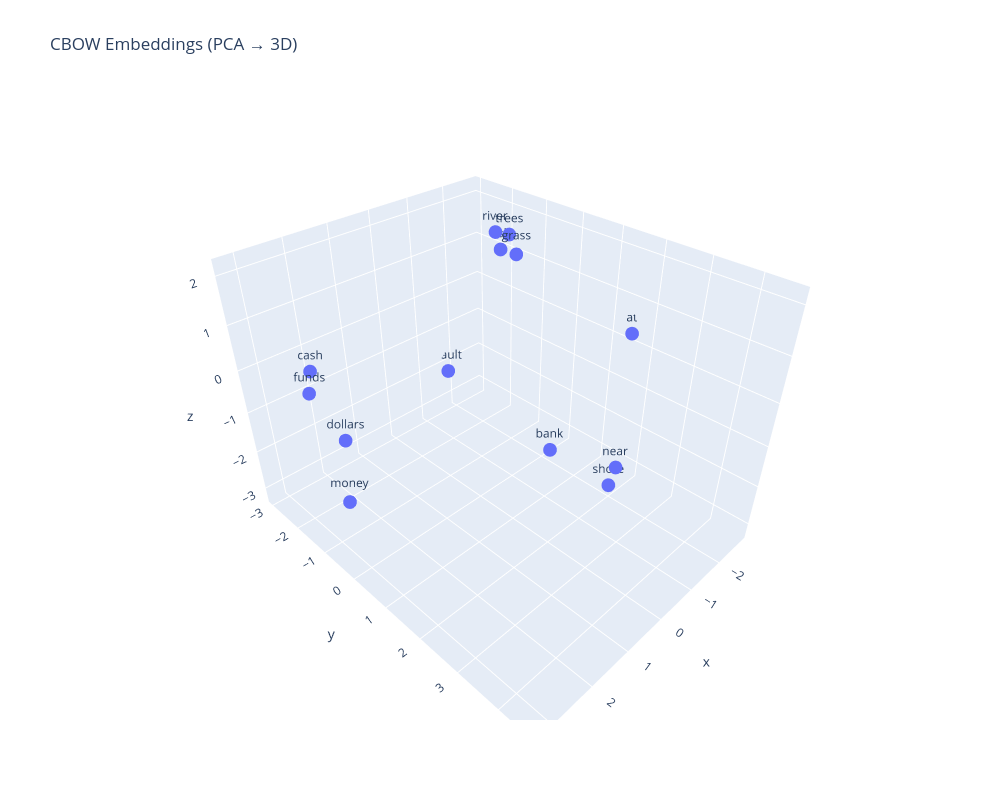

Notebook cell for this chart:
### Code cell
from sklearn.decomposition import PCA
import plotly.express as px

E = cbow_model.center.weight.data.numpy()
coords = PCA(n_components=3).fit_transform(E)
words_all = [idx2w[i] for i in range(len(vocab))]

fig = px.scatter_3d(x=coords[:,0], y=coords[:,1], z=coords[:,2],
                    text=words_all, title="CBOW Embeddings (PCA → 3D)",
                    width=1000, height=800)

fig.update_traces(marker=dict(size=8), textposition="top center")
fig.show()

### Figure 1 — Plotly figure (JSON) as saved in the notebook; plotly's stock layout.template omitted (floating-point values rounded to 4 significant figures)
{"data": [{"hovertemplate": "x=%{x}<br>y=%{y}<br>z=%{z}<br>text=%{text}<extra></extra>", "legendgroup": "", "marker": {"color": "#636efa", "size": 8, "symbol": "circle"}, "mode": "markers+text", "name": "", "scene": "scene", "showlegend": false, "text": ["money", "at", "bank", "cash", "funds", "dollars", "vault", "fish", "near", "river", "trees", "grass", "shore"], "textposition": "top center", "type": "scatter3d", "x": [3.235, -2.801, -2.162, 2.891, 3.214, 2.695, -1.711, -1.682, 1.699, -1.436, -1.392, -1.24, -1.309], "y": [-0.04643, 1.601, 0.1145, -1.326, -0.8935, -0.7963, -2.928, -1.062, 4.578, -0.9588, -0.5347, -0.1922, 2.444], "z": [-1.523, 0.2487, -3.23, 0.5741, 0.4562, -0.8077, -2.182, 1.603, 1.106, 2.076, 2.158, 1.899, -2.378]}], "layout": {"height": 800, "legend": {"tracegroupgap": 0}, "scene": {"domain": {"x": [0, 1], "y": [0, 1]}, "xaxis": {"title": {"text": "x"}}, "yaxis": {"title": {"text": "y"}}, "zaxis": {"title": {"text": "z"}}}, "title": {"text": "CBOW Embeddings (PCA → 3D)"}, "width": 1000}}
